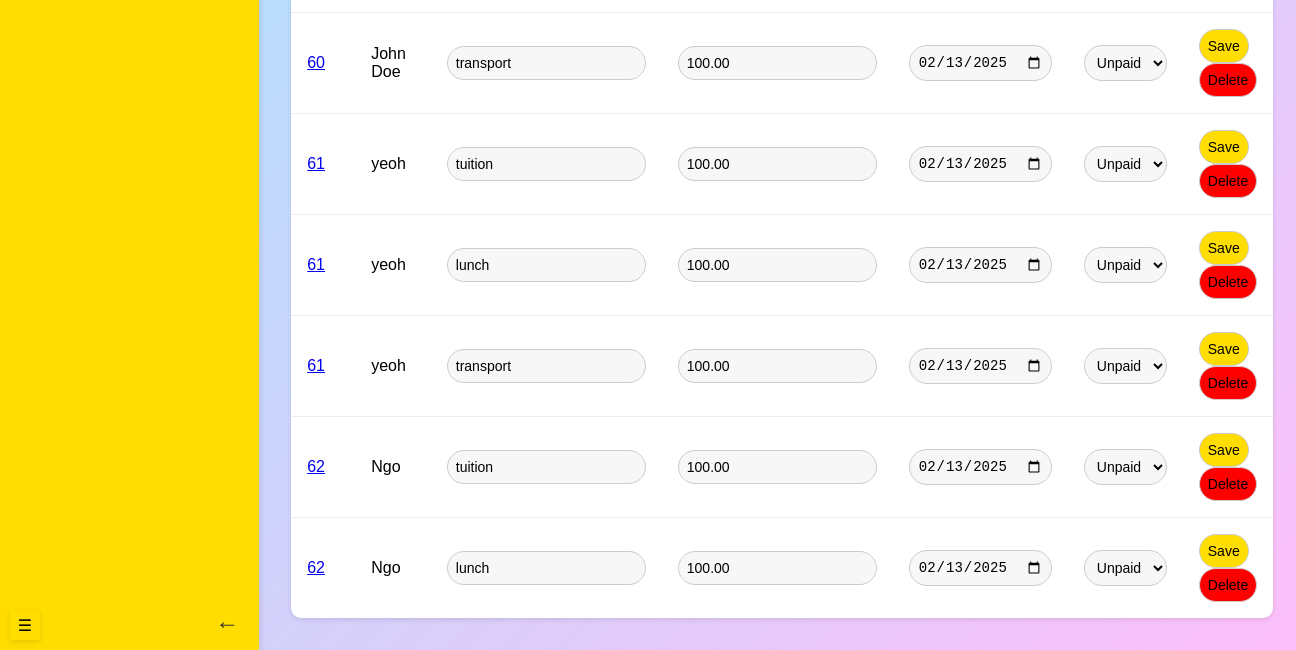
The page /admin/viewBilling (signed in, lower part) on the database as committed earlier.
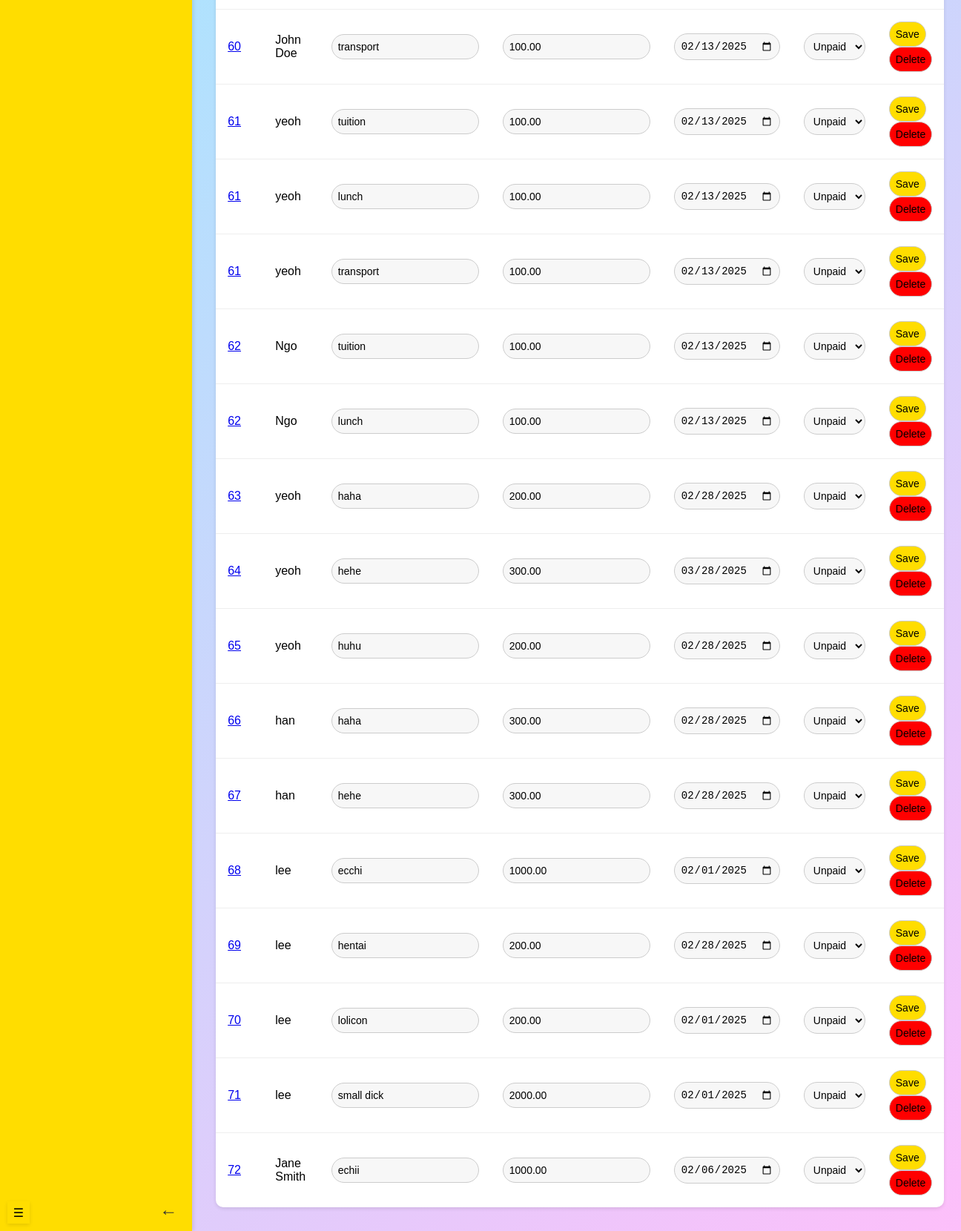
The same page on the database as committed later.
### models.py (models this page shows, shortened)
class Fee(db.Model):
    __tablename__ = 'fees'
    id = db.Column(db.Integer, primary_key=True, autoincrement=True)
    student_id = db.Column(db.Integer, db.ForeignKey('students.id'), nullable=False)
    create_date = db.Column(db.Date, default=func.current_date())
    due_date = db.Column(db.Date, nullable=False)
    amount = db.Column(NUMERIC(10, 2), nullable=False)
    fee_type = db.Column(db.String(100), nullable=False)
    status = db.Column(db.Enum('unpaid', 'paid', name='fee_status'), default='unpaid')
    invoice_id = db.Column(db.Integer, db.ForeignKey('invoices.id'), nullable=True)
    invoice = db.relationship('Invoice', back_populates='fees')

class Invoice(db.Model):
    __tablename__ = 'invoices'
    id = db.Column(db.Integer, primary_key=True, autoincrement=True)
    total_amount = db.Column(NUMERIC(10, 2), nullable=False)
    flag = db.Column(db.Boolean, default=False)  # True if paid before the due date
    penalty_amount = db.Column(NUMERIC(10, 2), default=0.00)  # Penalty fee if late
    discount_amount = db.Column(NUMERIC(10, 2), default=0.00)  # Discount if paid early
    fees = db.relationship('Fee', back_populates='invoice', lazy='joined')

class Student(db.Model):
    __tablename__ = 'students'
    id = db.Column(db.Integer, primary_key=True, autoincrement=True)
    name = db.Column(db.String(255), nullable=False)
    grade = db.Column(db.String(50), nullable=False)
    dob = db.Column(db.Date, nullable=False)
    transport = db.Column(db.Boolean, default=False)
    user_id = db.Column(db.Integer, db.ForeignKey('users.id'), nullable=False)
    fees = db.relationship('Fee', backref='student', cascade='all, delete-orphan')

### routes/admin_routes.py (the view)
@admin_blueprint.route("/viewBilling", methods=["GET"])
@login_required
def viewBilling():
    student_name = request.args.get("student_name")
    grade = request.args.get("grade")
    status = request.args.get("status")
    start_date = request.args.get("start_date")
    end_date = request.args.get("end_date")
    fees, error = view_billing(student_name, grade, status, start_date, end_date)
    if error:
        fees = []
        return jsonify({"error": error}), 400
    return render_template("viewBilling.html", fees=fees)

### app.py (called while the page is built)
@login_manager.user_loader
def load_user(user_id):
    return User.query.get(int(user_id))

### templates/viewBilling.html (shortened to what this page needs)
{% if current_user.role == 'teacher' %}
{% extends "teacherBase.html" %}
{% elif current_user.role == 'admin'%}
{% extends "adminBase.html" %}
{% elif current_user.role == 'accountant' %}
{% extends "accountantBase.html" %}
{% elif current_user.role == 'parent'%}
{% extends "parentBase.html" %}
{% endif %}
{% block header %}
<link rel="stylesheet" href="{{ url_for('static', filename='viewBilling.css') }}">
{% endblock %}
{% block content %}
<section class="content">
    <table id="myTable2">
        <tbody>
            {% if fees %}
            {% for fee in fees %}
            <tr>
                <td>
                    <a href="{{ url_for('accountant.invoice_details', invoice_id=fee.invoice.id) }}">{{ fee.invoice.id }}</a>
                </td>
                <td>
                    <span class="name">{{ fee.student.name }}</span>
                </td>
                <td>
                    <input type="text" class="details" data-id="{{ fee.id }}" value="{{ fee.fee_type }}">
                </td>
                <td>
                    <input type="number" class="amount" data-id="{{ fee.id }}" value="{{ fee.amount }}">
                </td>
                <td>
                    <input type="date" class="dueDate" data-id="{{ fee.id }}" value="{{ fee.due_date }}">
                </td>
                <td>
                    <select class="status" data-id="{{ fee.id }}">
                        <option value="unpaid" {% if fee.status=='unpaid' %}selected{% endif %}>Unpaid</option>
                    </select>
                </td>
                <td class="edit">
                    <button class="update-btn" data-id="{{ fee.id }}">Save</button>
                    <button class="delete-btn" data-id="{{ fee.id }}">Delete</button>
                </td>
            </tr>
            {% endfor %}
            {% else %}
            <tr>
                <td colspan="7">No fee records found.</td>
            </tr>
            {% endif %}
        </tbody>
    </table>
</section>
</div>
{% endblock %}

Rows that differ between the two databases and show on the page:
added Fee: invoice.id "63", student.name "yeoh", fee_type "haha", amount "200.00", due_date "02/28/2025", status+id "Unpaid"
added Fee: invoice.id "64", student.name "yeoh", fee_type "hehe", amount "300.00", due_date "03/28/2025", status+id "Unpaid"
added Fee: invoice.id "65", student.name "yeoh", fee_type "huhu", amount "200.00", due_date "02/28/2025", status+id "Unpaid"
added Fee: invoice.id "66", student.name "han", fee_type "haha", amount "300.00", due_date "02/28/2025", status+id "Unpaid"
added Fee: invoice.id "67", student.name "han", fee_type "hehe", amount "300.00", due_date "02/28/2025", status+id "Unpaid"
added Fee: invoice.id "68", student.name "lee", fee_type "ecchi", amount "1000.00", due_date "02/01/2025", status+id "Unpaid"
added Fee: invoice.id "69", student.name "lee", fee_type "hentai", amount "200.00", due_date "02/28/2025", status+id "Unpaid"
added Fee: invoice.id "70", student.name "lee", fee_type "lolicon", amount "200.00", due_date "02/01/2025", status+id "Unpaid"
added Fee: invoice.id "71", student.name "lee", fee_type "small dick", amount "2000.00", due_date "02/01/2025", status+id "Unpaid"
added Fee: invoice.id "72", student.name "Jane Smith", fee_type "echii", amount "1000.00", due_date "02/06/2025", status+id "Unpaid"
